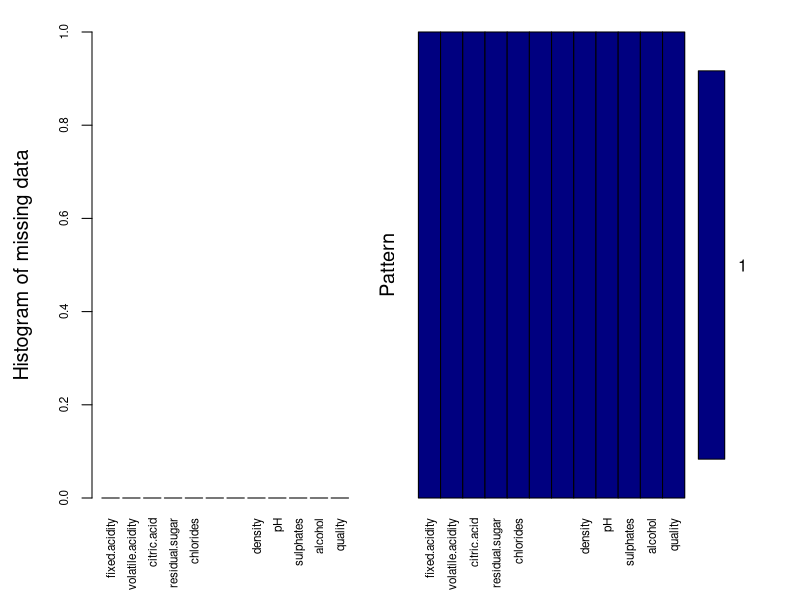
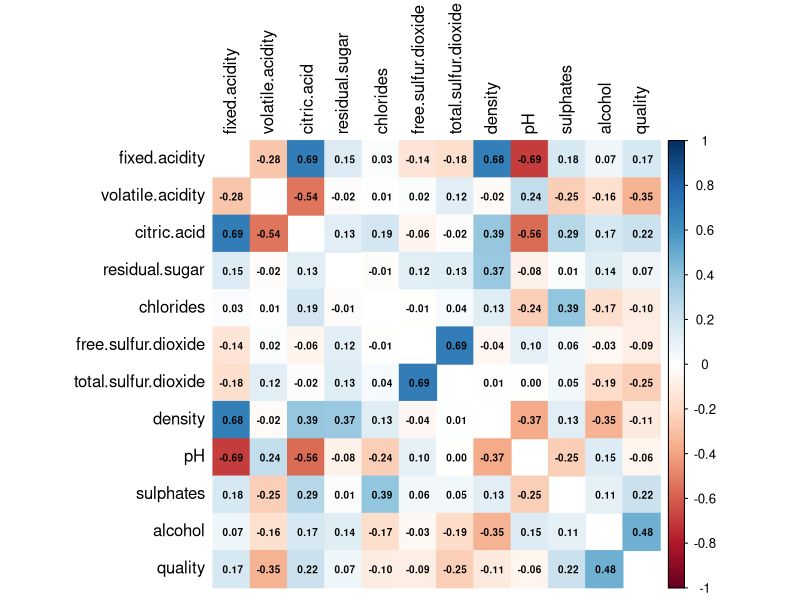
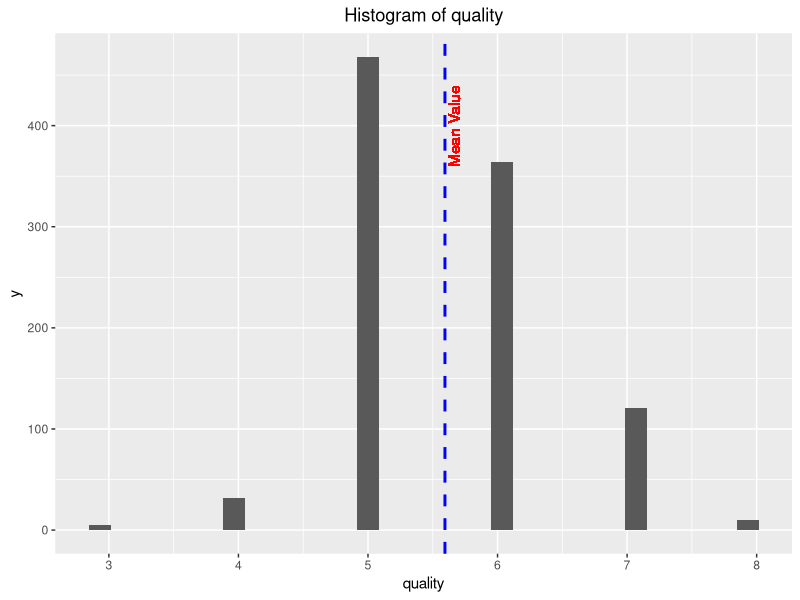
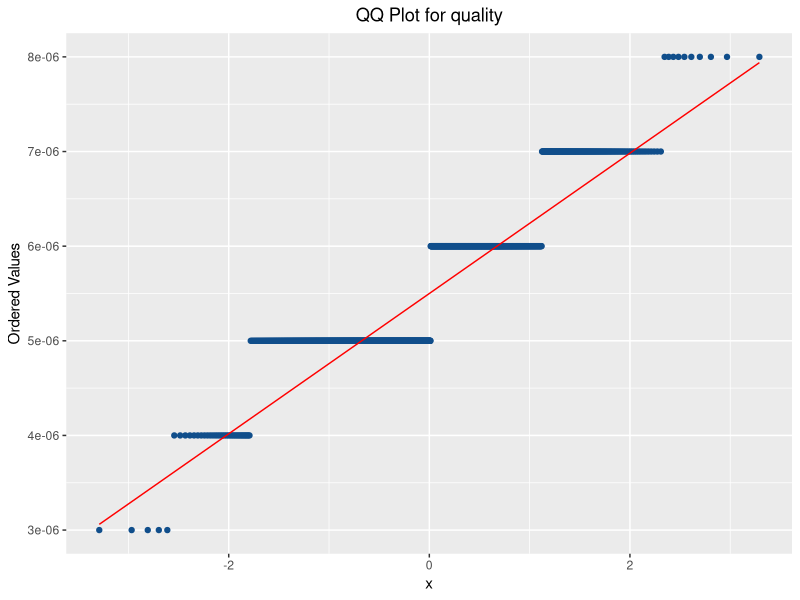
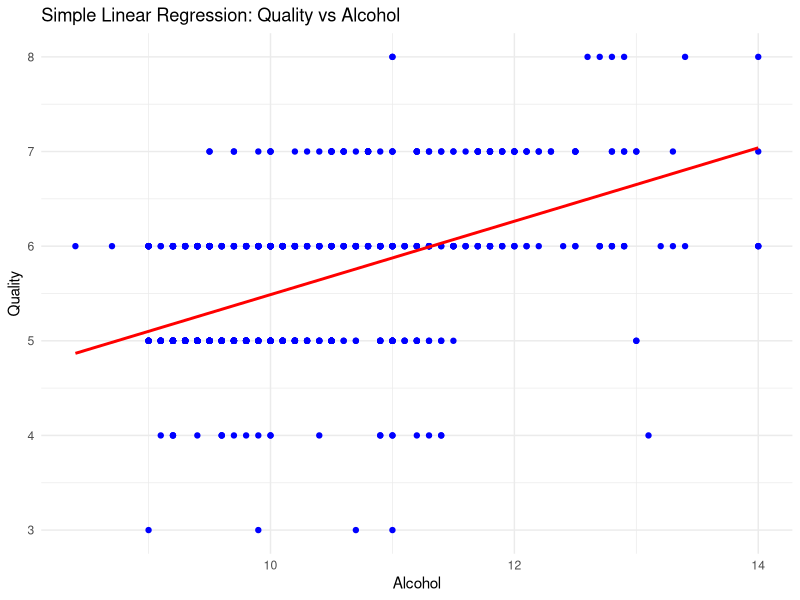
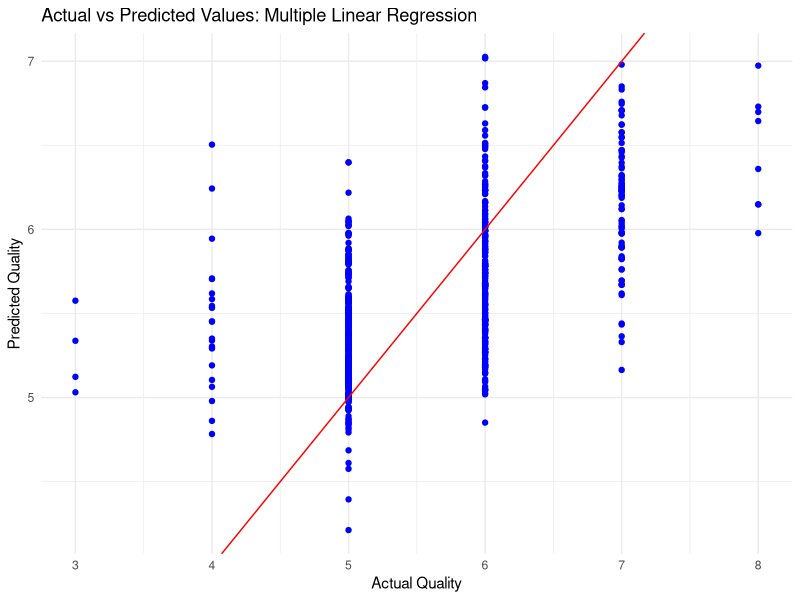
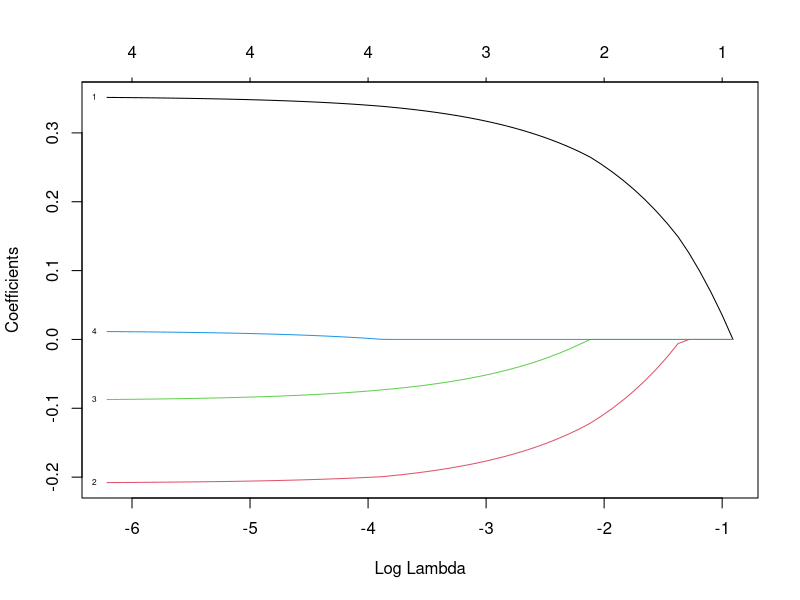
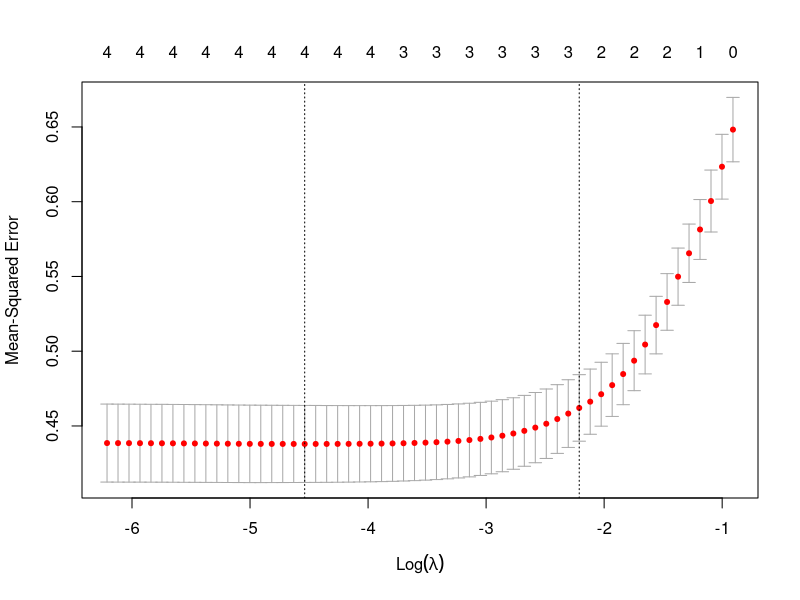

Source code (R) for these figures, in order: (Note: this script raises an error after producing the figures.)
library(mice) #deal with missing data
library(corrplot) #plot for correlation matrix
library(ggplot2) #visualization and plots
library(ggpubr) #customizing ggplot2
library(scales) #graphical scales map data to aesthetics
library(caret) #deal with Classification And REgression Training CART
library(dplyr) #data manipulation: filter and arrange
library(tidyverse) #data manipulation
library(sf) #plot mapping
library(gganimate) #static visualization
library(MASS) #deal with data set
library(VIM) #tools for the visualization of missing or imputed values
library(glmnet) #Lasso and Elastic-Net Regularization
library(tidyr)
library(randomForest)

setwd("C:/Users/pragy/OneDrive/Desktop/555_Foundn_Of_ML/my_upload/Week12/term_project/wine+quality")

#df<-read.csv("winequality-red.csv", sep = ";")
#df_subset <- df[1:1000, ]
#write.csv(df_subset, "winequality_subset_1000.csv", row.names = FALSE)

df <- read.csv("winequality_subset_1000.csv")
dim(df)

str(df)
summary(df)

num.file <- paste(getwd(), "/dqames_num.csv", sep= "")
cat.file <- paste(getwd(), "/dqames_cat.csv", sep= "")

aggr_plot <- aggr(df, col=c('navyblue','red'), numbers=TRUE, sortVars=TRUE, labels=names(df), cex.axis=.7, gap=3, ylab=c("Histogram of missing data","Pattern"))

set.seed(123)

cor(df) %>%
  as.data.frame() %>%
  mutate(var1 = rownames(.)) %>%
  gather(var2, value, -var1) %>%
  arrange(desc(value)) %>%
  group_by(value) %>%
  filter(row_number()==1)

#Correlation Matrix
dfcor <- cor(df)
corrplot(dfcor, method = "color", addCoef.col = "black",number.cex = .6,
         tl.col = "black", tl.srt = 90, diag = FALSE)

#Correlation of each factor to the Quality (decreasing order)
dfcor <- cor(df)
quality_cor <- dfcor[,12]
absoutcome_cor <- abs(quality_cor)
head(absoutcome_cor[order(absoutcome_cor, decreasing = TRUE)],12)

q1 <- ggplot(df, aes(quality))+ 
  geom_histogram() + 
  labs(title = "Histogram of quality") + 
  theme(plot.title=element_text(hjust=0.5)) +
  geom_vline(aes(xintercept=mean(quality)), color="blue", linetype="dashed", size=1) +
  geom_text(aes(x=5.6, label="Mean Value", y=400), colour="red", angle=90, vjust = 1.2, text=element_text(size=11))
q1

q2 <- ggplot(df, aes(sample=quality)) +
  stat_qq(color="dodgerblue4") + 
  stat_qq_line(color="red") +
  scale_y_continuous(labels=function(y){y/10^6}) +
  labs(title="QQ Plot for quality", y="Ordered Values") +
  theme(plot.title=element_text(hjust=0.5))
q2

#Splitting Data (Training, Testing, Validation)
# Training=70%, Testing=15%, Validation=15%
split <- createDataPartition(df$quality, p = 0.7, list = FALSE)

train_data <- df[split, ]
temp_data <- df[-split, ]

split_temp <- createDataPartition(temp_data$quality, p = 0.5, list = FALSE)

validation_data <- temp_data[split_temp, ]
test_data <- temp_data[-split_temp, ]


#Simple Linear regression
#Fit the linear regression model: quality ~ alcohol
linear_model <- lm(quality ~ alcohol, data = train_data)

#Summary of the linear regression model
summary(linear_model)

#Plotting the regression line
ggplot(train_data, aes(x = alcohol, y = quality)) +
  geom_point(color = "blue") +  # Scatter plot of data points
  geom_smooth(method = "lm", color = "red", se = FALSE) +  # Add the regression line
  labs(title = "Simple Linear Regression: Quality vs Alcohol",
       x = "Alcohol",
       y = "Quality") +
  theme_minimal()

# Predict values on the training data
slr_predictions <- predict(linear_model, newdata = train_data)

# Calculate RMSE for SLR
slr_rmse <- sqrt(mean((train_data$quality - slr_predictions)^2))
cat("RMSE for Simple Linear Regression (Training Data):", slr_rmse, "\n")

# Predictions on Testing Data
slr_test_pred <- predict(linear_model, newdata = test_data)

# Predictions on Validation Data
slr_validation_pred <- predict(linear_model, newdata = validation_data)

# Calculate RMSE for Testing Data
slr_test_rmse <- sqrt(mean((slr_test_pred - test_data$quality)^2))
cat("RMSE for SLR on Test Data: ", slr_test_rmse, "\n")

# Calculate RMSE for Validation Data
slr_validation_rmse <- sqrt(mean((slr_validation_pred - validation_data$quality)^2))
cat("RMSE for SLR on Validation Data: ", slr_validation_rmse, "\n")



#Multiple Linear Regression
# Fit the multiple linear regression model
multiple_linear_model <- lm(quality ~ alcohol + volatile.acidity + total.sulfur.dioxide + citric.acid, data = train_data)

# Summary of the multiple linear regression model
summary(multiple_linear_model)

# Predictions using the model (optional, if you want to make predictions for new data)
predictions <- predict(multiple_linear_model, newdata = train_data)

# Plotting the actual vs predicted values
ggplot(data.frame(actual = train_data$quality, predicted = predictions), aes(x = actual, y = predicted)) +
  geom_point(color = "blue") +
  geom_abline(slope = 1, intercept = 0, color = "red") +  # The 45-degree line (ideal line where predicted = actual)
  labs(title = "Actual vs Predicted Values: Multiple Linear Regression",
       x = "Actual Quality",
       y = "Predicted Quality") +
  theme_minimal()

# Calculate RMSE for MLR (Training data)
mlr_rmse <- sqrt(mean((train_data$quality - predictions)^2))
cat("RMSE for Multiple Linear Regression (Training Data):", mlr_rmse, "\n")

mlr_test_pred <- predict(multiple_linear_model, newdata = test_data)

# Predictions on Validation Data
mlr_validation_pred <- predict(multiple_linear_model, newdata = validation_data)

# Calculate RMSE for Testing Data
mlr_test_rmse <- sqrt(mean((mlr_test_pred - test_data$quality)^2))
cat("RMSE for MLR on Test Data: ", mlr_test_rmse, "\n")

# Calculate RMSE for Validation Data
mlr_validation_rmse <- sqrt(mean((mlr_validation_pred - validation_data$quality)^2))
cat("RMSE for MLR on Validation Data: ", mlr_validation_rmse, "\n")



#MLR with LASSO Technique
# Prepare the data: Independent variables (X) and Dependent variable (y)
X <- train_data[, c("alcohol", "volatile.acidity", "total.sulfur.dioxide", "citric.acid")]
y <- train_data$quality

# Standardizing the data (recommended for Lasso)
X_standardized <- scale(X)
# Fit a Lasso regression model using the glmnet function
lasso_model <- glmnet(X_standardized, y, alpha = 1)

summary(lasso_model)

# Plot the Lasso path (coefficients vs. lambda)
plot(lasso_model, xvar = "lambda", label = TRUE)

# Cross-validation to find the best lambda (regularization parameter)
cv_model <- cv.glmnet(X_standardized, y, alpha = 1)

# Plot the cross-validation results
plot(cv_model)
# Best lambda from cross-validation
best_lambda <- cv_model$lambda.min
cat("Best lambda: ", best_lambda, "\n")

# Get the coefficients for the model at the best lambda
lasso_coefficients <- coef(lasso_model, s = best_lambda)

# Print the coefficients
print(lasso_coefficients)

# Generate predictions using the fitted lasso model at the best lambda
predictions <- predict(lasso_model, s = best_lambda, newx = X_standardized)

# Convert predictions to a vector
predictions <- as.vector(predictions)

# Create a data frame with actual and predicted values
results_df <- data.frame(actual = y, predicted = predictions)

# Plot Actual vs Predicted values
library(ggplot2)
ggplot(results_df, aes(x = actual, y = predicted)) +
  geom_point(color = "blue") +  # Points for actual vs predicted
  geom_abline(slope = 1, intercept = 0, color = "red") +  # 45-degree line
  labs(title = "Actual vs Predicted Values: Lasso Regression",
       x = "Actual Quality",
       y = "Predicted Quality") +
  theme_minimal()

# Calculate RMSE for Lasso (Training data)
lasso_rmse <- sqrt(mean((y_train - predictions)^2))
cat("RMSE for Lasso Regression (Training Data):", lasso_rmse, "\n")


#R-squared calculation (for training data)
# Compute R-squared
y_true <- y_train
rss <- sum((y_true - predictions)^2)  # Residual sum of squares
tss <- sum((y_true - mean(y_true))^2)  # Total sum of squares
r_squared <- 1 - (rss / tss)

# Compute Adjusted R-squared
n <- length(y_true)  # Number of observations
p <- length(coef(lasso_model, s = best_lambda)) - 1  # Number of predictors (excluding intercept)
adj_r_squared <- 1 - ((1 - r_squared) * (n - 1)) / (n - p - 1)

cat("Adjusted R-squared for Lasso (Training Data):", adj_r_squared, "\n")

# Predictions on Testing Data
X_test <- test_data[, c("alcohol", "volatile.acidity", "total.sulfur.dioxide", "citric.acid")]
X_test_scaled <- scale(X_test, center = attr(X_standardized, "scaled:center"), scale = attr(X_standardized, "scaled:scale"))
lasso_test_pred <- predict(lasso_model, s = best_lambda, newx = X_test_scaled)

# Predictions on Validation Data
X_validation <- validation_data[, c("alcohol", "volatile.acidity", "total.sulfur.dioxide", "citric.acid")]
X_validation_scaled <- scale(X_validation, center = attr(X_standardized, "scaled:center"), scale = attr(X_standardized, "scaled:scale"))
lasso_validation_pred <- predict(lasso_model, s = best_lambda, newx = X_validation_scaled)

# Calculate RMSE for Testing Data
lasso_test_rmse <- sqrt(mean((lasso_test_pred - test_data$quality)^2))
cat("RMSE for Lasso on Test Data: ", lasso_test_rmse, "\n")

# Calculate RMSE for Validation Data
lasso_validation_rmse <- sqrt(mean((lasso_validation_pred - validation_data$quality)^2))
cat("RMSE for Lasso on Validation Data: ", lasso_validation_rmse, "\n")


#Random Forest
# Prepare the independent variables (X) and dependent variable (y)
X_train <- train_data[, c("alcohol", "volatile.acidity", "total.sulfur.dioxide", "citric.acid")]
y_train <- train_data$quality

X_test <- test_data[, c("alcohol", "volatile.acidity", "total.sulfur.dioxide", "citric.acid")]
y_test <- test_data$quality

X_validation <- validation_data[, c("alcohol", "volatile.acidity", "total.sulfur.dioxide", "citric.acid")]
y_validation <- validation_data$quality

# Train the Random Forest model on the training data
rf_model <- randomForest(x = X_train, y = y_train, ntree = 100, importance = TRUE)

# Print model details
print(rf_model)

rf_train_pred <- predict(rf_model, newdata = X_train)
train_data_plot <- data.frame(Actual = y_train, Predicted = rf_train_pred)

ggplot(train_data_plot, aes(x = Actual, y = Predicted)) +
  geom_point(color = "purple", alpha = 0.5) +  # Change color as desired
  geom_abline(slope = 1, intercept = 0, linetype = "dashed", color = "red") +  # Identity line
  labs(title = "Predictions vs Actual (Training Data)",
       x = "Actual Values",
       y = "Predicted Values") +
  theme_minimal()

# Calculate RMSE for Random Forest (Training Data)
rf_rmse <- sqrt(mean((train_data$quality - rf_train_pred)^2))
cat("RMSE for Random Forest (Training Data):", rf_rmse, "\n")

# Actual values (true values) from the training set
y_true <- train_data$quality

# Calculate the Residual Sum of Squares (RSS)
rss <- sum((y_true - rf_train_pred)^2)

# Calculate the Total Sum of Squares (TSS)
tss <- sum((y_true - mean(y_true))^2)

# Compute R-squared
r_squared <- 1 - (rss / tss)

# Output the R-squared value
cat("R-squared for the Random Forest model (training data):", r_squared, "\n")

# Predictions on Testing Data
rf_test_pred <- predict(rf_model, newdata = X_test)

# Predictions on Validation Data
rf_validation_pred <- predict(rf_model, newdata = X_validation)

# Calculate RMSE for Testing Data
rf_test_rmse <- sqrt(mean((rf_test_pred - y_test)^2))
cat("RMSE for Random Forest on Test Data: ", rf_test_rmse, "\n")

# Calculate RMSE for Validation Data
rf_validation_rmse <- sqrt(mean((rf_validation_pred - y_validation)^2))
cat("RMSE for Random Forest on Validation Data: ", rf_validation_rmse, "\n")

# Feature Importance
print(importance(rf_model))
